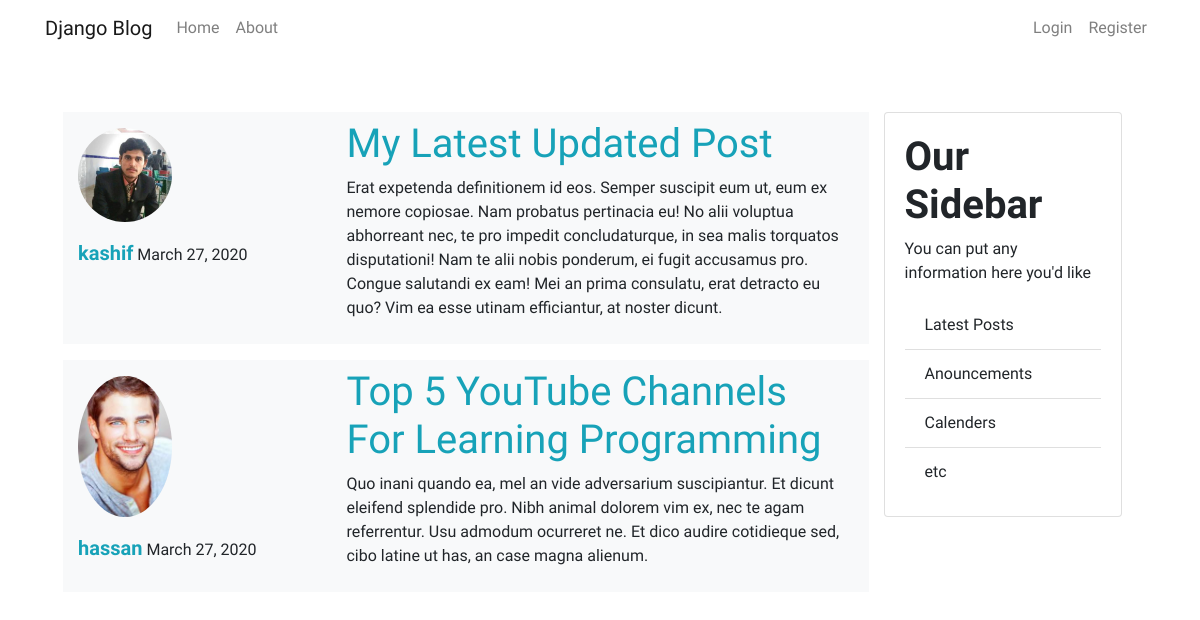
The page / on the database its author committed.
### blog/models.py (models this page shows, shortened)
class Post(models.Model):
    title = models.CharField(max_length=200)
    content = models.TextField()
    date_posted = models.DateTimeField(default=timezone.now)
    author      = models.ForeignKey(User,on_delete=models.CASCADE)

### users/models.py (models this page shows, shortened)
class Profile(models.Model):
    user  = models.OneToOneField(User,on_delete=models.CASCADE)
    image = models.ImageField(default='azadari.png', upload_to='profile_pics')

### blog/views.py (the view)
# urls.py: path('',PostListView.as_view(), name="blog-home"),
class PostListView(ListView):
    model = Post
    template_name = 'blog/home.html' #app/model_viewtype.html like blog/post_list.html
    context_object_name = 'posts'
    ordering = ['-date_posted']
    paginate_by = 2

### blog/templates/blog/home.html (shortened to what this page needs)
{% extends 'blog/base.html' %}
{% block content %}
  {% for post in posts %}
    <div class="bg-light mt-3 row" >
      <div class="col-12 col-sm-4 col-md-4 col-lg-4 mt-3" >
          <img src="{{post.author.profile.image.url }}" alt="" class="img-fluid rounded-circle" width="94" height="66">
          <div class="mt-3">
            <strong class="text-info " >{{ post.author }}</strong>  {{ post.date_posted|date:'F d, Y' }}
          </div>
      </div>
      <div class=" pb-2 pt-2 col-12 col-sm-8 col-md-8 col-lg-8">
        <h1><a class="text-info text-lg" href="{% url 'post-detail' post.id %}">{{ post.title }}</a></h1>
        <p>{{post.content}}</p>
      </div>
    </div>
  {% endfor %}
{% endblock content %}

### blog/static/blog/css/style.css (style rules this page uses)
body { font-family: 'Barlow Condensed', sans-serif; background-color:white; }
strong { font-size: 20px; }
img { margin-right: 12px; }

### rows shown on the page
Post: author.profile.image (picture), author "kashif", date_posted "March 27, 2020", title "My Latest Updated Post", content "Erat expetenda definitionem id eos. Semper suscipit eum ut, eum ex nemore copiosae. Nam probatus pertinacia eu! No alii voluptua abhorreant nec, te pro impedit concludaturque, in sea malis torquatos disputationi! Nam te alii nobis ponderum, ei fugit accusamus pro. Congue salutandi ex eam! Mei an prima consulatu, erat detracto eu quo? Vim ea esse utinam efficiantur, at noster dicunt."
Post: author.profile.image (picture), author "hassan", date_posted "March 27, 2020", title "Top 5 YouTube Channels For Learning Programming", content "Quo inani quando ea, mel an vide adversarium suscipiantur. Et dicunt eleifend splendide pro. Nibh animal dolorem vim ex, nec te agam referrentur. Usu admodum ocurreret ne. Et dico audire cotidieque sed, cibo latine ut has, an case magna alienum."
